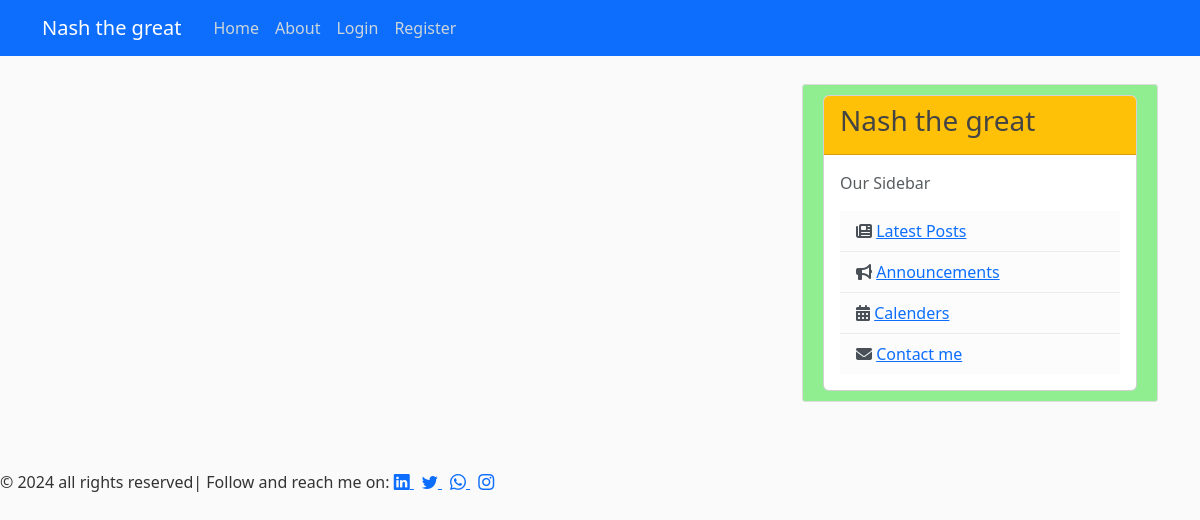
The app's page /, older data.
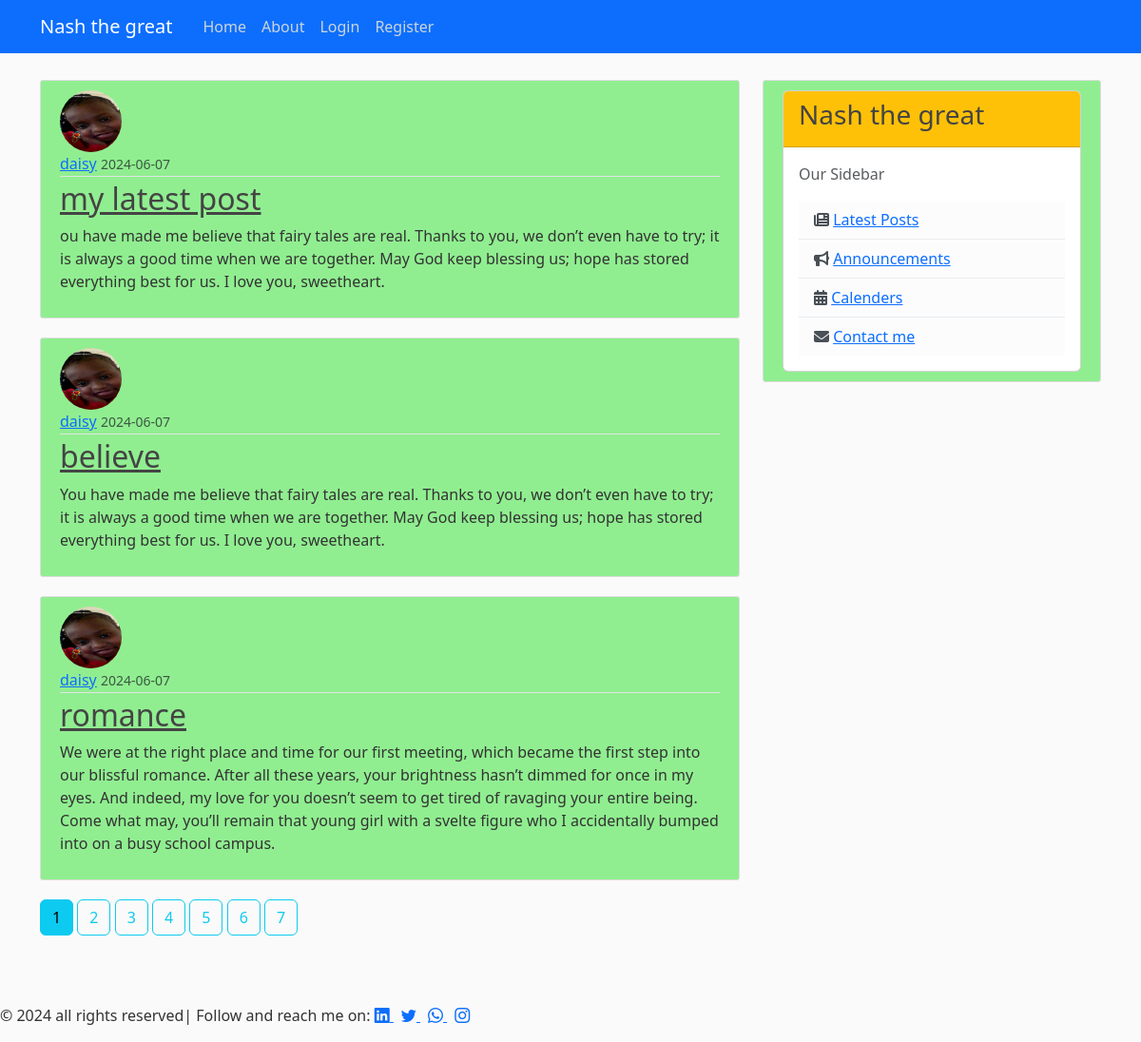
The same page, newer data.
### app/models.py (models this page shows, shortened)
class Post(db.Model):
    id = db.Column(db.Integer, primary_key=True)
    title = db.Column(db.String(100), nullable=False)
    content = db.Column(db.Text, nullable=False)
    date_posted = db.Column(db.DateTime, nullable=False, default=datetime.utcnow)
    user_id = db.Column(db.Integer, db.ForeignKey('user.id'), nullable=False)

class User(db.Model, UserMixin):
    id = db.Column(db.Integer, primary_key=True)
    username = db.Column(db.String(12), unique=True, nullable=False)
    email = db.Column(db.String(120), unique=True, nullable=False)
    image_file = db.Column(db.String(20), nullable=False, default='default.jpeg')
    password = db.Column(db.String(60), nullable=False)
    posts = db.relationship("Post", backref='author', lazy=True)

### app/route.py (the view)
@app.route("/")
def home():
    page = request.args.get('page', 1, type=int)
    posts = Post.query.order_by(Post.date_posted.desc()).paginate(per_page=3, page=page)
    return render_template("home.html", posts=posts)

### app/templates/home.html
{% extends "base.html" %}
{% block content %}
{% for post in posts.items %}
<article class="media content-section">
  <img
    class="rounded-circle article-img"
    src="{{ url_for('static', filename='profile_pics/' + post.author.image_file) }}"
    alt="{{ post.author.username }}"
  />
    <div class="media-body">
      <div class="article-metadata">
        <a class="mr-2" href="{{url_for('user_posts', username= post.author.username)}}">{{ post.author.username }}</a>
        <small class="text-muted">{{ post.date_posted.strftime('%Y-%m-%d') }}</small>
      </div>
      <h2><a class="article-title" href="{{ url_for('post',post_id=post.id) }}">{{ post.title }}</a></h2>
      <p class="article-content">{{ post.content }}</p>
    </div>
  </article>
{% endfor %}
{% for page_num in posts.iter_pages() %}
{% if page_num %}
{% if posts.page == page_num %}
<a class="btn btn-info mb-4" href="{{url_for('home', page=page_num)}}">{{ page_num }}</a>
{% else  %}
<a class="btn btn-outline-info mb-4" href="{{url_for('home', page=page_num)}}">{{ page_num }}</a>
{% endif %}
{% else  %}
...
{% endif %}
{% endfor %}
{% endblock %}

### app/templates/base.html (shortened to what this page needs)
<!DOCTYPE html>
<html lang="en">
  <head>
    <link
      href="https://cdn.jsdelivr.net/npm/bootstrap@5.3.3/dist/css/bootstrap.min.css"
      rel="stylesheet"
    />
    <link
      rel="stylesheet"
      type="text/css"
      href="{{ url_for('static', filename='main.css') }}"
    />
    <link
      href="https://cdnjs.cloudflare.com/ajax/libs/font-awesome/6.1.2/css/all.min.css"
      rel="stylesheet"
    />
    <link
      href="https://cdnjs.cloudflare.com/ajax/libs/bootstrap-icons/1.5.0/font/bootstrap-icons.min.css"
      rel="stylesheet"
    />
  </head>
  <body>
    <header class="site-header">
      <nav class="navbar navbar-expand-md navbar-dark bg-primary fixed-top">
        <div class="container">
          <a class="navbar-brand me-4" href="{{ url_for('home') }}">Nash the great</a>
          <div class="collapse navbar-collapse" id="navbarToggle">
            <div class="navbar-nav mr-auto">
              <a class="nav-item nav-link" href="{{ url_for('home') }}">Home</a>
              <a class="nav-item nav-link" href="{{ url_for('about') }}">About</a>
            </div>
            <div class="navbar-nav">
              {% if current_user.is_authenticated %}
              <a class="nav-item nav-link" href="{{ url_for('new_post') }}">New Post</a>
              <a class="nav-item nav-link" href="{{ url_for('account') }}">Account</a>
              <a class="nav-item nav-link" href="{{ url_for('logout') }}">Logout</a>
              {% else %}
              <a class="nav-item nav-link" href="{{ url_for('login') }}">Login</a>
              <a class="nav-item nav-link" href="{{ url_for('register') }}">Register</a>
              {% endif %}
            </div>
          </div>
        </div>
      </nav>
    </header>
    <main role="main" class="container mt-1 mb-5 pt-1">
      <div class="row">
        <div class="col-md-8">
          {% block content %}{% endblock %}
        </div>
        <div class="col-md-4">
          <div class="sidebar">
            <div class="content-section">
              <div class="card">
                <div class="card-header bg-warning text-white">
                  <h3>Nash the great</h3>
                </div>
                <div class="card-body">
                  <p class="text-muted">Our Sidebar</p>
                  <ul class="list-group list-group-flush">
                    <li class="list-group-item list-group-item-light">
                      <i class="fas fa-newspaper"></i>
                      <a href="{{ url_for('home') }}">Latest Posts</a>
                    </li>
                    <li class="list-group-item list-group-item-light">
                      <i class="fas fa-bullhorn"></i>
                      <a href="{{ url_for('about') }}">Announcements</a>
                    </li>
                    <li class="list-group-item list-group-item-light">
                      <i class="fas fa-calendar-alt"></i>
                      <a href="{{ url_for('about') }}">Calenders</a>
                    </li>
                    <li class="list-group-item list-group-item-light">
                      <i class="fas fa-envelope"></i>
                      <a href="{{ url_for('about') }}#contact">Contact me</a>
                    </li>
                  </ul>
                </div>
              </div>
            </div>
          </div>
        </div>
      </div>
    </main>
    <footer class="mt-1 pt-0 pb-0">
      <p>
        &copy; 2024 all rights reserved| Follow and reach me on:
        <span class="social-media-icons">
          <a href="https://www.linkedin.com" target="_blank" class="me-2">
            <i class="bi bi-linkedin"></i>
          </a>
          <a href="https://www.twitter.com" target="_blank" class="me-2">
            <i class="bi bi-twitter"></i>
          </a>
          <a
            href="https://wa.me/qr/T7JRIBTADLH2A1"
            target="_blank"
            class="me-2"
          >
            <i class="bi bi-whatsapp"></i>
          </a>
          <a href="https://www.instagram.com" target="_blank" class="me-2">
            <i class="bi bi-instagram"></i>
          </a>
        </span>
      </p>
    </footer>
  </body>
</html>

### app/static/main.css (style rules this page uses)
body { background: #fafafa; color: #333333; margin-top: 5rem; }
h1, h2, h3, h4, h5, h6 { color: #444444; }
.site-header .navbar-nav .nav-link { color: #cbd5db; }
.content-section { background: lightgreen; padding: 10px 20px; border: 1px solid #dddddd; border-radius: 3px; margin-bottom: 20px; }
.article-title { color: #444444; }
.article-content { white-space: pre-line; }
.article-img { height: 65px; width: 65px; margin-right: 16px; }
.article-metadata { padding-bottom: 1px; margin-bottom: 4px; border-bottom: 1px solid #e3e3e3 }

Row changes from the older to the newer data that the page shows:
added Post: image_file (placeholder picture), author.username "daisy", date_posted "2024-06-07", title "my latest post", content "ou have made me believe that fairy tales are real. Thanks to you, we don’t even have to try; it is always a good time when we are together. May God keep blessing us; hope has stored everything best for us. I love you, sweetheart."
added Post: image_file (placeholder picture), author.username "daisy", date_posted "2024-06-07", title "believe", content "You have made me believe that fairy tales are real. Thanks to you, we don’t even have to try; it is always a good time when we are together. May God keep blessing us; hope has stored everything best for us. I love you, sweetheart."
added Post: image_file (placeholder picture), author.username "daisy", date_posted "2024-06-07", title "romance", content "We were at the right place and time for our first meeting, which became the first step into our blissful romance. After all these years, your brightness hasn’t dimmed for once in my eyes. And indeed, my love for you doesn’t seem to get tired of ravaging your entire being. Come what may, you’ll remain that young girl with a svelte figure who I accidentally bumped into on a busy school campus."
Text that changed along with them:
new list line: "1"
new list line: "2"
new list line: "3"
new list line: "4"
new list line: "5"
new list line: "6"
new list line: "7"
